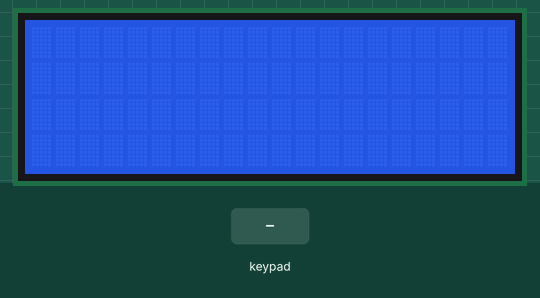
Bench run of a program on a simulated Arduino Uno, built with avr-gcc and run on an emulated ATmega328P. On the bench: 20×4 character LCD. Inputs (shaded band) come from the test bench.

Above: at 1.2 s.
1.3 s: keypad keys 9 8 7 6 pressed 0.4 s apart
At 3.1 s:
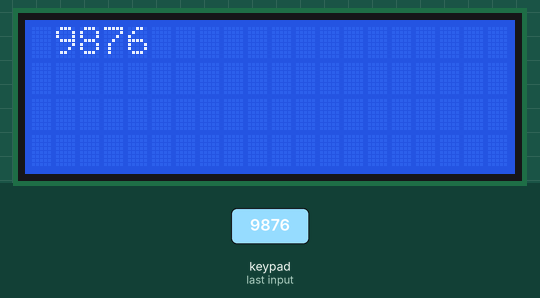
4.4 s: key '1' pressed
5.9 s: key '2' pressed
At 6.9 s:
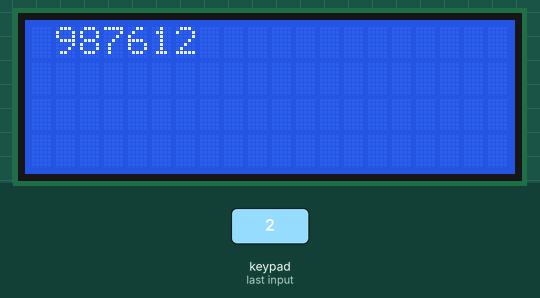
7.4 s: keypad keys 9 8 7 6 # pressed 0.4 s apart
At 9.7 s:
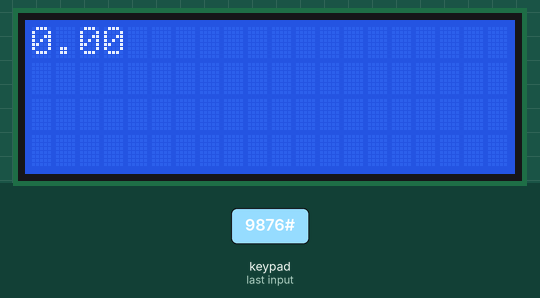
Timing chart, 0 to 11.2 s (numbered marks = the images above; inputs shaded):
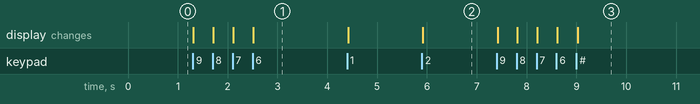

The program:

main.cpp
```cpp
#include <Arduino.h>
#include <Keypad.h>
#include <Wire.h> // Library for I2C communication
#include <LiquidCrystal_I2C.h> // Library for LCD

LiquidCrystal_I2C lcd(0x3F,20, 4);

const byte ROWS = 4;
const byte COLS = 4;
String sValue = " "; //valor en formato string
double dValue; // valor en formato de digito (double)
double StoredValue1;
double StoredValue2;
char customKey;
String OperationName;
int i;
double resultado;
int StoredValues[] = {1,2,3};


char hexaKeys[ROWS][COLS] = { //declaracion de caracteres con respectiva tecla
                              //represenado por una matriz
  {'1', '2', '3', 'A'},
  {'4', '5', '6', 'B'},
  {'7', '8', '9', 'C'},
  {'*', '0', '#', 'D'}
};

byte rowPins[ROWS] = {9, 8, 7, 6};
byte colPins[COLS] = {5, 4, 3, 2};

Keypad customKeypad = Keypad(makeKeymap(hexaKeys), rowPins, colPins, ROWS, COLS);

void serial_addChar(char _char) //función que añade numero
{
  if(sValue.substring(1,0) == 0) //en caso de haber un cero a la izquierda lo ignora
  {
    sValue = sValue.substring(2);
    sValue = sValue + _char;
    lcd.clear();
    lcd.setCursor(0, 0);
    lcd.print(sValue);
    dValue = sValue.toInt();
  }
  else
  {
    sValue = sValue + _char;
    lcd.clear();
    lcd.setCursor(0, 0);
    lcd.print(sValue);
    dValue = sValue.toInt();
  }
}

void StoreValue(double value){ // función que guarda los valores con los que se hara la operación
  if (StoredValue1 != 0)
  {
    StoredValue2 = value;
    value = 0;
    sValue = "";
    lcd.clear();
    lcd.setCursor(0, 0);
    lcd.print(sValue);
  }
  else
  {
    StoredValue1 = value;
    value = 0;
    sValue = "";
    lcd.clear();
    lcd.setCursor(0, 0);
    lcd.print(sValue);
  }
}

void setup(){
  lcd.init(); //se inicializa el lcd
  lcd.backlight();
}

void loop(){
  customKey = customKeypad.getKey(); //se lee el caracter de la tecla presionada

  if (customKey)
  {
    switch (customKey)//se determina que caracter se presiono
                      //en caso de ser un número, lo imprime en el lcd
    {
    case '1':
    if (sValue.length() <= 10)
    {
      serial_addChar(customKey);
    }

      break;

    case '2':
    if (sValue.length() <= 10)
      {
        serial_addChar(customKey);
      }

      break;

    case '3':
    if (sValue.length() <= 10)
      {
        serial_addChar(customKey);
      }

      break;

    case '4':
    if (sValue.length() <= 10)
      {
        serial_addChar(customKey);
      }

      break;

    case '5':
    if (sValue.length() <= 10)
      {
        serial_addChar(customKey);
      }

      break;

    case '6':
    if (sValue.length() <= 10)
      {
        serial_addChar(customKey);
      }

      break;

    case '7':
    if (sValue.length() <= 10)
      {
        serial_addChar(customKey);
      }

      break;

    case '8':
    if (sValue.length() <= 10)
      {
        serial_addChar(customKey);
      }

      break;

    case '9':
    if (sValue.length() <=  10)
      {
        serial_addChar(customKey);
      }

      break;

    case '0':
    if (sValue.length() <= 10)
      {
        serial_addChar(customKey);
      }

      break;

    case 'A': //Addition Case
    StoreValue(dValue);
    OperationName = "add";
      break;

    case 'B': //Substraction Case
    StoreValue(dValue);
    OperationName = "sub";
      break;

    case 'C':
    StoreValue(dValue); //Multiplication Case
    OperationName = "mul";
      break;

    case 'D': //Division Case
    StoreValue(dValue);
    OperationName = "div";
      break;

    case '*': //caracter definido para limpiar pantalla y memoria
    StoredValue1 = 0;
    StoredValue2 = 0;
    dValue = 0;
    sValue = String(0);
    lcd.clear();
    lcd.setCursor(0, 0);
    lcd.print(sValue);
      break;

    case '#': // caracter definido para realizar operacion aritmetica e imprimirla
    StoreValue(dValue);
    if (OperationName == "add"){
      resultado = StoredValue1 + StoredValue2;
    }
    else if (OperationName == "sub"){
      resultado = StoredValue1 - StoredValue2;
    }
    else if (OperationName == "mul"){
      resultado = StoredValue1*StoredValue2;
    }
    else if (OperationName == "div"){

      resultado = StoredValue1 / StoredValue2;
    }
    else{
      lcd.clear();
      lcd.setCursor(0, 0);
      lcd.print("unknown");
    }
    lcd.clear();
    lcd.setCursor(0, 0);
    lcd.print(String(resultado));
    StoredValue1 = 0;
    StoredValue2 = 0;
    dValue = resultado;
      break;
    default:
      break;
    }
  }
}
```

Measured:
- after the input at 1.3 s, the display: first changes at once (image 1 shows a later state)
- after the input at 5.9 s, the display: changes at once (image 2)
- after the input at 7.4 s, the display: first changes at once (image 3 shows a later state)
